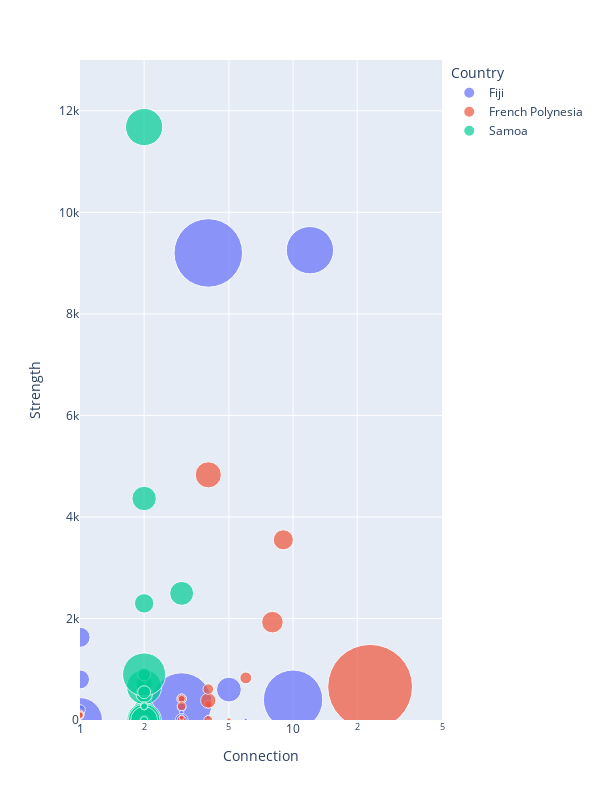

Write notebook code for a chart like this one.
### Code cell
import pandas as pd
import plotly.express as px

# Load your data
df = pd.read_excel("population and connection.xlsx")

# Filter out rows where Connection is zero or negative
df = df[df['Connection'] > 0]

# Create the animated bubble chart
fig = px.scatter(df, x="Connection", y="Strength",
           animation_frame="year",
           animation_group="Location",
           size="Population", color="Country", hover_name="Location",
           log_x=True, size_max=60, range_x=[1, 50], range_y=[1, 13000])

# Update layout
fig.update_layout(height=800, width=600)

# Display the figure
fig.show()

# Save the figure to an HTML file
fig.write_html("animated_bubble.html")

### Figure 1 — Plotly figure (JSON) as saved in the notebook; plotly's stock layout.template omitted (floating-point values rounded to 4 significant figures)
{"data": [{"hovertemplate": "<b>%{hovertext}</b><br><br>Country=Fiji<br>year=2022<br>Connection=%{x}<br>Strength=%{y}<br>Population=%{marker.size}<extra></extra>", "hovertext": ["Nadi", "Sawakasa", "Vuda(Lautoka)", "Malolo(Tropica/Malolo/Likuliku/Castaway)", "Vuda(Bounty Island)", "Suva", "Naviti(Paradise/MantaRay/Barefoot)", "Malolo(Tokoriki Island)", "Malolo(Tadrai/Mana)", "Vuda(Treasure/Beachconber)", "Yasawa", "Malolo(Matamanoa Island)", "Naviti", "Bua/Macuata/Cakaudrove", "Kadavu", "Serua", "Tavuki", "Moala", "Lakeba", "Cicia", "Lomaloma/Mualevu", "Ovalau", "LomaivitiOtherIslands", "Koro", "Wainikeli"], "ids": ["Nadi", "Sawakasa", "Vuda(Lautoka)", "Malolo(Tropica/Malolo/Likuliku/Castaway)", "Vuda(Bounty Island)", "Suva", "Naviti(Paradise/MantaRay/Barefoot)", "Malolo(Tokoriki Island)", "Malolo(Tadrai/Mana)", "Vuda(Treasure/Beachconber)", "Yasawa", "Malolo(Matamanoa Island)", "Naviti", "Bua/Macuata/Cakaudrove", "Kadavu", "Serua", "Tavuki", "Moala", "Lakeba", "Cicia", "Lomaloma/Mualevu", "Ovalau", "LomaivitiOtherIslands", "Koro", "Wainikeli"], "legendgroup": "Fiji", "marker": {"color": "#636efa", "size": [59717, 53614, 98264, 1961, 600, 94088, 2410, 300, 800, 400, 2226, 150, 500, 124994, 10869, 16366, 4033, 1383, 1557, 1028, 1753, 9606, 230, 2937, 4486], "sizemode": "area", "sizeref": 53.27, "symbol": "circle"}, "mode": "markers", "name": "Fiji", "orientation": "v", "showlegend": true, "type": "scatter", "x": [12, 1, 3, 3, 4, 10, 3, 3, 4, 6, 3, 3, 3, 4, 1, 5, 2, 1, 1, 1, 1, 1, 1, 1, 3], "xaxis": "x", "y": [9254, 0, 333, 250, 50, 400, 421, 85, 295, 0, 0, 72, 155, 9200, 1630, 600, 0, 150, 160, 100, 140, 800, 34, 200, 0], "yaxis": "y"}, {"hovertemplate": "<b>%{hovertext}</b><br><br>Country=French Polynesia<br>year=2022<br>Connection=%{x}<br>Strength=%{y}<br>Population=%{marker.size}<extra></extra>", "hovertext": ["Ahe", "Arutua", "Bora Bora", "Fakarava", "Gambier", "Hao", "Hiva Oa", "Huahine", "Makemo", "Manihi", "Mataiva", "Maupiti", "Moorea", "Nuku Hiva", "Raiatea", "Raivavae", "Rangiroa", "Rimatara", "Rurutu", "Taha'a", "Tahiti", "Tikehau", "Tubuai", "Ua Huka", "Ua Pou"], "ids": ["Ahe", "Arutua", "Bora Bora", "Fakarava", "Gambier", "Hao", "Hiva Oa", "Huahine", "Makemo", "Manihi", "Mataiva", "Maupiti", "Moorea", "Nuku Hiva", "Raiatea", "Raivavae", "Rangiroa", "Rimatara", "Rurutu", "Taha'a", "Tahiti", "Tikehau", "Tubuai", "Ua Huka", "Ua Pou"], "legendgroup": "French Polynesia", "marker": {"color": "#EF553B", "size": [490, 1736, 10758, 1679, 1570, 1227, 2371, 6263, 1391, 1138, 292, 1302, 18201, 3025, 12388, 900, 3761, 893, 2163, 5296, 191779, 589, 2185, 719, 2168], "sizemode": "area", "sizeref": 53.27, "symbol": "circle"}, "mode": "markers", "name": "French Polynesia", "orientation": "v", "showlegend": true, "type": "scatter", "x": [1, 1, 9, 4, 1, 1, 3, 4, 1, 1, 2, 3, 4, 4, 8, 2, 6, 2, 3, 2, 23, 5, 3, 3, 4], "xaxis": "x", "y": [95, 95, 3550, 312, 95, 133, 419, 384, 104, 95, 95, 417, 4830, 609, 1928, 114, 830, 76, 274, 0, 654, 0, 0, 47, 0], "yaxis": "y"}, {"hovertemplate": "<b>%{hovertext}</b><br><br>Country=Samoa<br>year=2022<br>Connection=%{x}<br>Strength=%{y}<br>Population=%{marker.size}<extra></extra>", "hovertext": ["Faasaleleaga", "Gagaemauga", "Gagaifoumauga", "Vaisigano", "Falealupo", "Alataua i Sisifo", "Salega", "Palauli & Satupaitea", "Vaimauga", "Faleata", "Sagaga", "Aana Alofi", "Aiga i le Tai", "Falelatai & Samatau", "Lefaga & Faleaseela", "Safata", "Siumu", "Falealili", "Lotofaga", "Lepa", "Aleipata Itupa i Luga", "Aleipata Itupa i Lalo", "Vaa o Fonoti", "Anoamaa"], "ids": ["Faasaleleaga", "Gagaemauga", "Gagaifoumauga", "Vaisigano", "Falealupo", "Alataua i Sisifo", "Salega", "Palauli & Satupaitea", "Vaimauga", "Faleata", "Sagaga", "Aana Alofi", "Aiga i le Tai", "Falelatai & Samatau", "Lefaga & Faleaseela", "Safata", "Siumu", "Falealili", "Lotofaga", "Lepa", "Aleipata Itupa i Luga", "Aleipata Itupa i Lalo", "Vaa o Fonoti", "Anoamaa"], "legendgroup": "Samoa", "marker": {"color": "#00cc96", "size": [15290, 4136, 4797, 3760, 11060, 1891, 3584, 8338, 31531, 36942, 26869, 15939, 5880, 32560, 4488, 7320, 2551, 49580, 19350, 1460, 1338, 4426, 1404, 10085], "sizemode": "area", "sizeref": 53.27, "symbol": "circle"}, "mode": "markers", "name": "Samoa", "orientation": "v", "showlegend": true, "type": "scatter", "x": [3, 2, 2, 2, 2, 2, 2, 2, 2, 2, 2, 2, 2, 2, 2, 2, 2, 2, 2, 2, 2, 2, 2, 2], "xaxis": "x", "y": [2495, 413, 752, 0, 221, 599, 0, 717, 0, 11680, 0, 4364, 701, 651, 898, 510, 0, 897, 0, 290, 268, 549, 0, 2298], "yaxis": "y"}], "layout": {"height": 800, "legend": {"itemsizing": "constant", "title": {"text": "Country"}, "tracegroupgap": 0}, "margin": {"t": 60}, "width": 600, "xaxis": {"anchor": "y", "domain": [0, 1], "range": [0, 1.699], "title": {"text": "Connection"}, "type": "log"}, "yaxis": {"anchor": "x", "domain": [0, 1], "range": [1, 13000], "title": {"text": "Strength"}}}}
